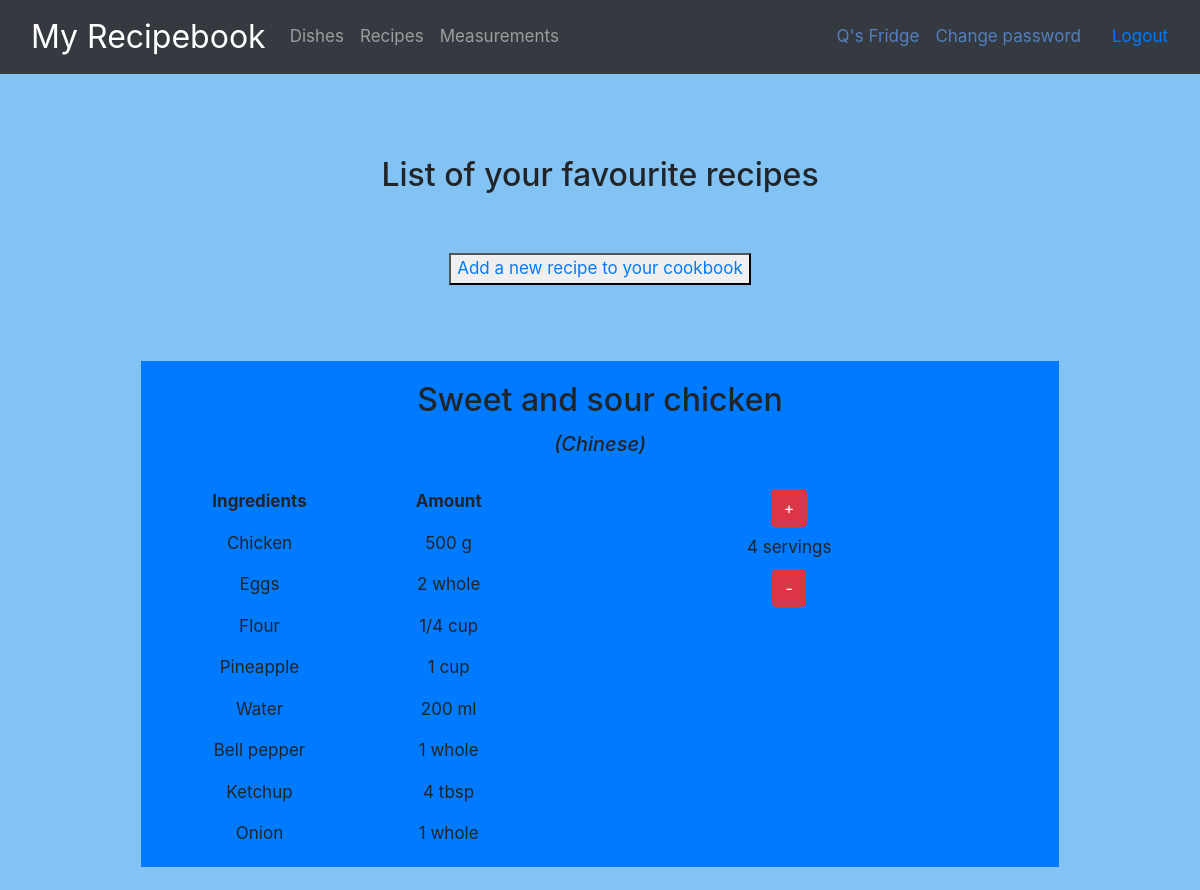
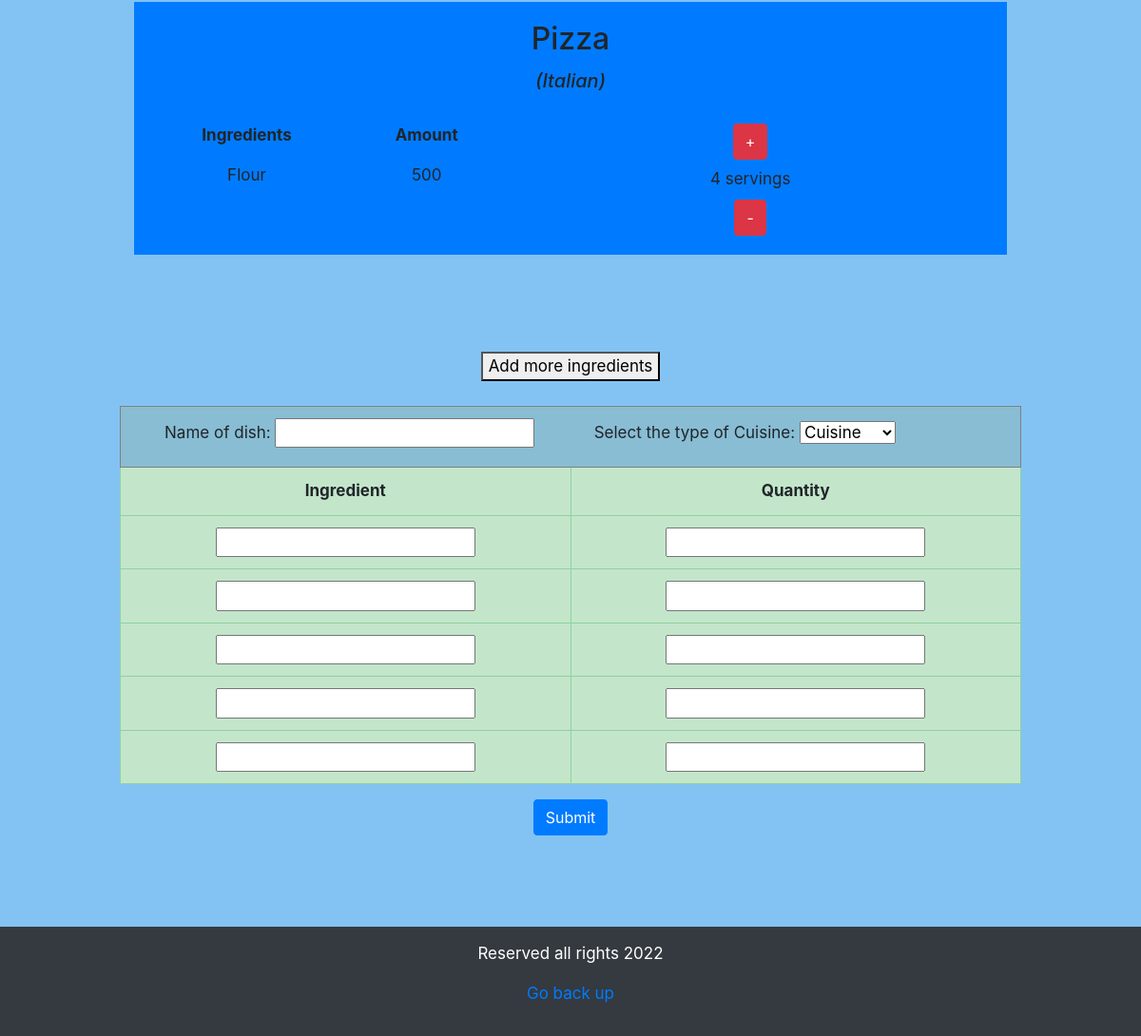
The app's page /receipes (signed in) with its own data (2 pictures, top to bottom).
### tables this page shows
CREATE TABLE receipe (id INTEGER NOT NULL, ingredients TEXT NOT NULL, qty TEXT NOT NULL, cuisine TEXT NOT NULL, dish TEXT NOT NULL );

### application.py (the view, shortened to what this page needs)
@app.route("/receipes", methods=["GET", "POST"])
@login_required
def receipes():
    number = 5
    receipes = db.execute("SELECT * FROM receipe")
    return render_template("receipes.html", number=number, receipes=receipes)

### application.py (called while the page is built)
@app.after_request
def after_request(response):
    response.headers["Cache-Control"] = "no-cache, no-store, must-revalidate"
    response.headers["Expires"] = 0
    response.headers["Pragma"] = "no-cache"
    return response

### helpers.py (called while the page is built)
def login_required(f):
    @wraps(f)
    def decorated_function(*args, **kwargs):
        if session.get("user_id") is None:
            return redirect("/login")
        return f(*args, **kwargs)
    return decorated_function

### templates/receipes.html (shortened to what this page needs)
{% extends "layout.html" %}
{% block main %}
<h2>List of your favourite recipes</h2>
<br>
<br>
<button>
<a href="#addMore">Add a new recipe to your cookbook</a>
</button>
<br>
<br>
<br>
<br>
{% for id, x in receipes|groupby ('id') %}
<section id="{{id}}">
    <div class="container">
        <div class="card-body bg-primary text-center">
           {% for dish, y in x|groupby ('dish') %}
            <h2 class="card-title">{{dish}}</h2>
            {% endfor %}
            {% for cuisine, y in x|groupby ('cuisine') %}
            <h5><em>({{cuisine}})</em></h5>
            {% endfor %}
                    <br>
            <div class="row">
                    <br>
                <div class="col-md-3">
                    <p class="card-text"><b>Ingredients</b></p>
                    {% for y in x %}
                    <p class="card-text"> {{y.ingredients}}   </p>
                    {% endfor %}
                </div>
                    <div class="col-md-2">
                    <p class="card-text"><b>Amount</b></p>
                    {% for y in x %}
                    <p class="card-text">{{y.qty}} </p>
                    {% endfor %}
                </div>
                <div class="col-sm">
                    <button class="btn btn-danger" name="plus" value="plus">+</button>
                    <div class="p-2"> 4 servings</div>
                    <button class="btn btn-danger" name="minus" value="minus">-</button>
                </div>
            </div>
        </div>
    </div>
</section>
<br>
{% endfor %}
<br id="addMore">
<br><br>
<button type="button" name="action" id="action" value="add" onclick="addTableRow()">Add more ingredients</button> <br /><br />
<form action="/receipes" method="post">
    <table id="table" class="add" border="1">
        <td colspan="2"><label> Name of dish:
            <input type ="text" id= "name" name="name">
            &nbsp;&nbsp;&nbsp;&nbsp;&nbsp;&nbsp;&nbsp;&nbsp;&nbsp;&nbsp;&nbsp;
            Select the type of Cuisine:
            <select name="cuisine" id="cuisine" style="margin-right: 5em;">
        <option disable selected>Cuisine</option>
        </label>
    </td>
    <tr class="table-success">
        <th>Ingredient</th>
        <th>Quantity</th>
    </tr>
    <tbody>
        {% for n in range(number) %}
        <tr class="table-success">
        <td><input type="text" name="ingredient" id="ingredient"></td>
        <td><input type="text" name="quantity" id="quantity"></td>
   </tr>
    {% endfor%}
    </tbody>
</table>
<button class="btn btn-primary" type="submit" name="submit" value="submit">Submit</button>
</form>
{% endblock %}

### templates/layout.html (shortened to what this page needs)
<!DOCTYPE html>
<html lang="en">
    <head>
        <link rel="stylesheet" href="https://cdn.jsdelivr.net/npm/bootstrap@4.5.3/dist/css/bootstrap.min.css">
        <link href="/static/styles.css" rel="stylesheet">
    </head>
    <body>
        <body>
          <nav class="navbar navbar-expand-lg bg-dark navbar-dark fixed-top">
              <div class="container">
                <a href="/" class="navbar-brand">My Recipebook</a>
                {% if session.user_id %}
                <div class="collapse navbar-collapse py-2" id="navmenu">
                    <ul class="navbar-nav ms-auto ">
                        <li class="nav-item">
                            <a href="/dishes" class="nav-link">Dishes</a>
                        </li>
                        <li class="nav-item">
                            <a href="/receipes" class="nav-link">Recipes</a>
                        </li>
                        <li class="nav-item">
                            <a href="/measurements" class="nav-link">Measurements</a>
                        </li>
                    </ul>
                </div>
                <a href="" class="nav-bar-custom p-4"></a>
                    <a href="/myfridge" class="navbar-custom p-3">{{session.user_name|capitalize}}'s Fridge</a>
                    <a href="/profile" class="navbar-custom">Change password</a>
                </div>
                <a href="/logout" class="nav-link">Logout</a>
                {% else %}
                    <ul class="navbar-nav ml-auto mt-2">
                        <li class="nav-item"><a class="nav-link" href="/register">Register</a></li>
                        <li class="nav-item"><a class="nav-link" href="/login">Log In</a></li>
                    </ul>
                {% endif %}
            </nav>
        <main class="container p-5">
            <div class="container p-5">
            {% block main %}{% endblock %}
        </div>
        </main>
    <footer class="p-3 bg-dark text-white text-center">
        <div class="container">
            <p > Reserved all rights 2022  </p>
            <a href="#" class="postion-absolute bottom-0 end-0">
            <p>Go back up</p>
            </a>
        </div>
    </footer>
    </body>
</html>

### static/styles.css (style rules this page uses)
body { font-size: 17px; background: #83C3F3; Line-height: 1.5em; }
body::before { display: block; content: ''; height: 60px; }
nav .navbar-brand { font-size: xx-large; }
nav .navbar-custom { color: #537fbe; }
main { overflow-x: auto; text-align: center; }
table { background-color: rgba(60, 140, 88, 0.3); margin-bottom: 1rem; width: 100%; }
table th, table td { padding: 0.75rem; vertical-align: middle; }
tbody tr:nth-of-type(odd) { background-color: rgba(196, 215, 247, 0.3) }

### records on screen
receipe: dish "Sweet and sour chicken", cuisine "Chinese", ingredients "Chicken", qty "500 g"
receipe: ingredients "Eggs", qty "2 whole"
receipe: ingredients "Flour", qty "1/4 cup"
receipe: ingredients "Pineapple", qty "1 cup"
receipe: ingredients "Water", qty "200 ml"
receipe: ingredients "Bell pepper", qty "1 whole"
receipe: ingredients "Ketchup", qty "4 tbsp"
receipe: ingredients "Onion", qty "1 whole"
receipe: dish "Pizza", cuisine "Italian", ingredients "Flour", qty "500"

### other values on screen
{{ session.user_name|capitalize }} "Q"
